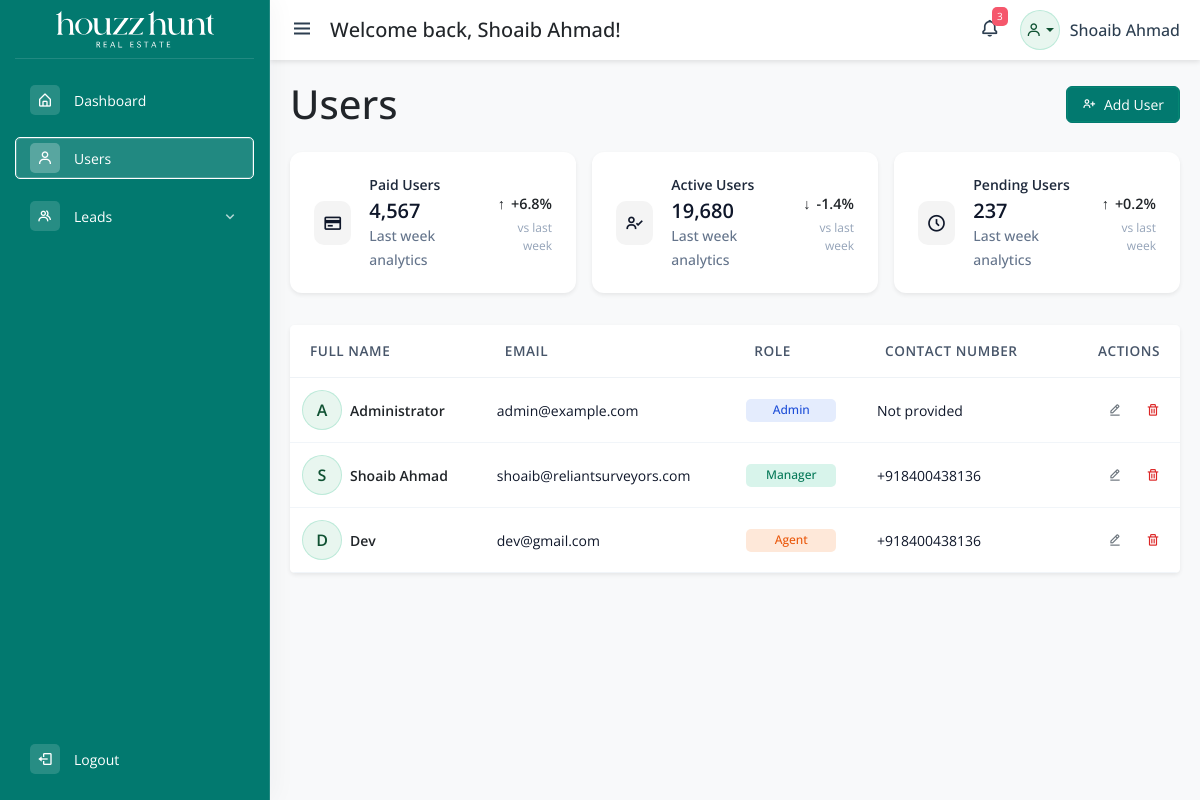
/users.php (signed in), run on the app's committed database.
### tables this page shows
CREATE TABLE `users` (
  `id` int(10) UNSIGNED NOT NULL,
  `full_name` varchar(255) NOT NULL,
  `email` varchar(255) NOT NULL,
  `password_hash` varchar(255) NOT NULL DEFAULT '',
  `contact_number` varchar(30) DEFAULT NULL,
  `role` enum('admin','manager','agent') NOT NULL DEFAULT 'agent',
  `created_at` timestamp NOT NULL DEFAULT current_timestamp(),
  `updated_at` timestamp NOT NULL DEFAULT current_timestamp() ON UPDATE current_timestamp()
);

### users.php (the view, shortened to what this page needs)
<?php
require_once __DIR__ . '/includes/config.php';
$users = [];
$result = $mysqli->query('SELECT id, full_name, email, contact_number, role FROM users ORDER BY id ASC');
if ($result) {
    while ($row = $result->fetch_assoc()) {
        $users[] = $row;
    }
}
?>
<?php include 'includes/common-header.php'; ?>
<div id="adminPanel">
    <?php include 'includes/sidebar.php'; ?>
    <?php include 'includes/topbar.php'; ?>
    <main class="main-content">
        <div class="d-flex justify-content-between align-items-center mb-4">
            <h1 class="mb-0">Users</h1>
            <button type="button" class="btn btn-primary" data-bs-toggle="modal" data-bs-target="#addUserModal">
                <i class="bx bx-user-plus me-1"></i> Add User
            </button>
        </div>
        <div class="row g-3 user-stats">
            <div class="col-12 col-md-6 col-xl-4">
                <div class="stats-card">
                    <div class="stats-card-icon paid">
                        <i class="bx bx-credit-card"></i>
                    </div>
                    <div class="stats-card-body">
                        <span class="stats-label">Paid Users</span>
                        <h2 class="mb-0">4,567</h2>
                        <span class="stats-subtitle">Last week analytics</span>
                    </div>
                    <div class="stats-card-footer">
                        <span class="trend trend-up">+6.8%</span>
                        <span class="comparison">vs last week</span>
                    </div>
                </div>
            </div>
            <div class="col-12 col-md-6 col-xl-4">
                <div class="stats-card">
                    <div class="stats-card-icon active">
                        <i class="bx bx-user-check"></i>
                    </div>
                    <div class="stats-card-body">
                        <span class="stats-label">Active Users</span>
                        <h2 class="mb-0">19,680</h2>
                        <span class="stats-subtitle">Last week analytics</span>
                    </div>
                    <div class="stats-card-footer">
                        <span class="trend trend-down">-1.4%</span>
                        <span class="comparison">vs last week</span>
                    </div>
                </div>
            </div>
            <div class="col-12 col-md-6 col-xl-4">
                <div class="stats-card">
                    <div class="stats-card-icon pending">
                        <i class="bx bx-time-five"></i>
                    </div>
                    <div class="stats-card-body">
                        <span class="stats-label">Pending Users</span>
                        <h2 class="mb-0">237</h2>
                        <span class="stats-subtitle">Last week analytics</span>
                    </div>
                    <div class="stats-card-footer">
                        <span class="trend trend-up">+0.2%</span>
                        <span class="comparison">vs last week</span>
                    </div>
                </div>
            </div>
        </div>
        <div class="card shadow-sm users-card">
            <div class="card-body p-0">
                <div class="table-responsive">
                    <table class="table users-table align-middle mb-0">
                        <thead>
                            <tr>
                                <th scope="col">Full Name</th>
                                <th scope="col">Email</th>
                                <th scope="col">Role</th>
                                <th scope="col">Contact Number</th>
                                <th scope="col" class="text-end">Actions</th>
                            </tr>
                        </thead>
                        <tbody>
                            <?php if (count($users) === 0): ?>
                                <tr>
                                    <td colspan="5" class="text-center text-muted py-4">No users found. Add your first user to get started.</td>
                                </tr>
                            <?php else: ?>
                                <?php foreach ($users as $user): ?>
                                    <tr>
                                        <td>
                                            <?php
                                                $name = trim($user['full_name']);
                                                $initial = '?';
                                                if ($name !== '') {
                                                    if (function_exists('mb_substr')) {
                                                        $initial = mb_substr($name, 0, 1, 'UTF-8');
                                                    } else {
                                                        $initial = substr($name, 0, 1);
                                                    }
                                                }
                                                $initial = strtoupper($initial ?: '?');
                                            ?>
                                            <div class="d-flex align-items-center gap-2">
                                                <div class="user-avatar">
                                                    <span><?php echo htmlspecialchars($initial); ?></span>
                                                </div>
                                                <div>
                                                    <div class="fw-semibold text-dark"><?php echo htmlspecialchars($user['full_name']); ?></div>
                                                </div>
                                            </div>
                                        </td>
                                        <td>
                                            <a href="mailto:<?php echo htmlspecialchars($user['email']); ?>" class="text-decoration-none"><?php echo htmlspecialchars($user['email']); ?></a>
                                        </td>
                                        <td>
                                            <?php
                                                $roleClass = [
                                                    'admin' => 'badge-role-admin',
                                                    'manager' => 'badge-role-manager',
                                                    'agent' => 'badge-role-agent'
                                                ][$user['role']] ?? 'badge-role-default';
                                            ?>
                                            <span class="badge <?php echo $roleClass; ?>">
                                                <?php echo htmlspecialchars(ucfirst($user['role'])); ?>
                                            </span>
                                        </td>
                                        <td>
                                            <?php if (!empty($user['contact_number'])): ?>
                                                <span class=""><?php echo htmlspecialchars($user['contact_number']); ?></span>
                                            <?php else: ?>
                                                <span class="">Not provided</span>
                                            <?php endif; ?>
                                        </td>
                                        <td class="text-end">
                                            <div class="d-flex justify-content-end gap-2">
                                                <button type="button" class="btn btn-sm btn-outline-secondary" title="Edit" data-bs-toggle="modal" data-bs-target="#editUserModal<?php echo $user['id']; ?>">
                                                    <i class="bx bx-edit-alt"></i>
                                                </button>
                                                <form method="post" onsubmit="return confirm('Are you sure you want to delete this user?');">
                                                    <button type="submit" class="btn btn-sm btn-outline-danger" title="Delete">
                                                        <i class="bx bx-trash"></i>
                                                    </button>
                                                </form>
                                            </div>
                                        </td>
                                    </tr>
                                <?php endforeach; ?>
                            <?php endif; ?>
                        </tbody>
                    </table>
                </div>
            </div>
        </div>
    </main>
</div>
<?php include 'includes/common-footer.php'; ?>

### assets/css/style.css (style rules this page uses)
:root { --theme-color: #02796f; }
* { margin: 0; padding: 0; box-sizing: border-box; }
body { font-family: "Open Sans", sans-serif; overflow-x: hidden; background: #f8f9fa; }
.text-decoration-none { text-decoration: none !important; color: #0f172a; }
.badge { display: inline-block; font-size: 12px; font-weight: 500; line-height: 1.4; padding: 3px 14px; border-radius: 5px; text-align: center; min-width: 90px; margin: 4px 0; }
.btn-primary { background: #02796f; color: #fff; box-shadow: inset 0 0 0 1px rgba(16, 185, 129, 0.2); border-color: #02796f; transition: all 0.3s ease-in-out; font-size: 14px; font-weight: 400; line-height: normal; padding: 8px 15px; }
.user-stats { margin-bottom: 2rem; }
.stats-card { background: #ffffff; border-radius: 12px; padding: 22px 24px; display: flex; align-items: center; justify-content: space-between; gap: 18px; box-shadow: 0 .125rem .25rem rgba(0, 0, 0, .075); transition: transform 0.2s ease, box-shadow 0.2s ease; }
.stats-card-icon { width: 44px; height: 44px; border-radius: 10px; display: inline-flex; align-items: center; justify-content: center; font-size: 20px; color: #0f172a; background-color: #f4f4f4; }
.stats-card-body { flex: 1 1 auto; }
.stats-card-body h2 { font-size: 20px; font-weight: 600; color: #0f172a; margin-bottom: 4px; }
.stats-card-body .stats-label { font-size: 0.875rem; font-weight: 600; text-transform: none; letter-spacing: 0; color: #1e293b; display: block; margin-bottom: 4px; }
.stats-card-body .stats-subtitle { font-size: 0.875rem; font-weight: 500; color: #64748b; }
.stats-card-footer { text-align: right; }
.stats-card-footer .trend { font-size: 0.9rem; font-weight: 600; display: inline-flex; align-items: center; gap: 6px; }
.stats-card-footer .comparison { font-size: 0.75rem; color: #94a3b8; display: block; margin-top: 4px; }
.trend-up::before { content: "\2191"; }
.trend-down::before { content: "\2193"; }
.users-card { border: none; border-radius: 5px; overflow: hidden; }
.users-table { margin-bottom: 0; font-size: 14px; }
.users-table thead { background: #f9fafb; border-bottom: 1px solid #eef2f6; }
.users-table thead th { font-size: 0.85rem; font-weight: 600; color: #475569; text-transform: uppercase; letter-spacing: 0.04em; border-bottom: 0; padding: 1rem 1.25rem; }
.users-table tbody tr { transition: background-color 0.2s ease, box-shadow 0.2s ease; }
.users-table tbody td { padding: 12px; vertical-align: middle; border-color: #f1f5f9; color: #0f172a; }
.user-avatar { width: 44px; height: 44px; border-radius: 5px; background: linear-gradient(135deg, rgba(0, 69, 38, 0.1), rgba(0, 69, 38, 0.25)); display: inline-flex; align-items: center; justify-content: center; font-weight: 600; color: var(--theme-color); text-transform: uppercase; font-size: 1rem; }
.badge-role-admin { background: rgba(37, 99, 235, 0.12); color: #1d4ed8; }
.badge-role-manager { background: rgba(16, 185, 129, 0.16); color: #047857; }
.badge-role-agent { background: rgba(249, 115, 22, 0.16); color: #ea580c; }
.btn-outline-secondary, .btn-outline-danger { border-radius: 5px; border: none; }
.btn-outline-danger { color: #dc2626; border-color: rgba(220, 38, 38, 0.4); }
.user-avatar { width: 40px; height: 40px; border-radius: 50%; background: #e8f6ef; color: #0f5132; box-shadow: inset 0 0 0 1px rgba(16, 185, 129, 0.2); display: flex; align-items: center; justify-content: center; cursor: pointer; }
.main-content { margin-left: 270px; margin-top: 60px; padding: 20px; min-height: calc(100vh - 60px); transition: all 0.3s ease; }

### data on the page
users: full_name "A", full_name "Administrator", email "admin@example.com", role "Admin", shows "Not provided"
users: full_name "S", full_name "Shoaib Ahmad", email "shoaib@reliantsurveyors.com", role "Manager", contact_number "+918400438136"
users: full_name "D", full_name "Dev", email "dev@gmail.com", role "Agent", contact_number "+918400438136"

### other printed values
$displayName "Shoaib Ahmad"
